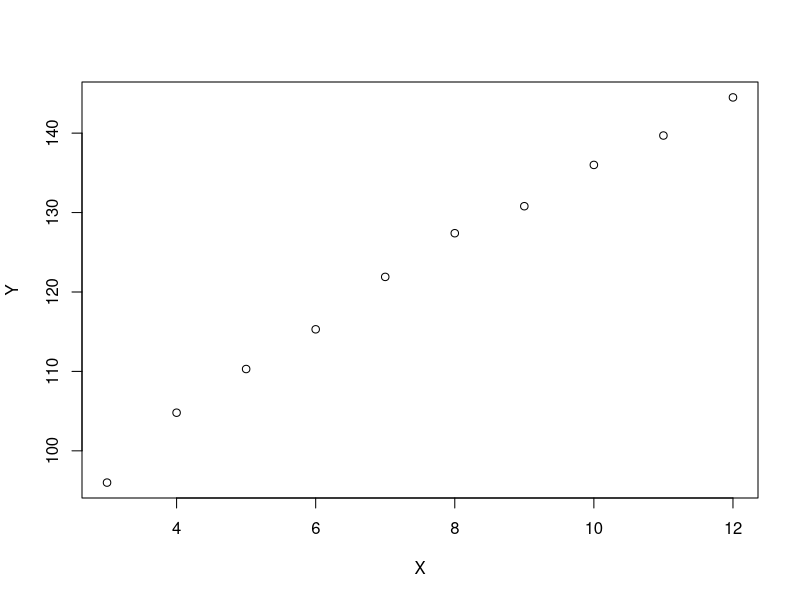
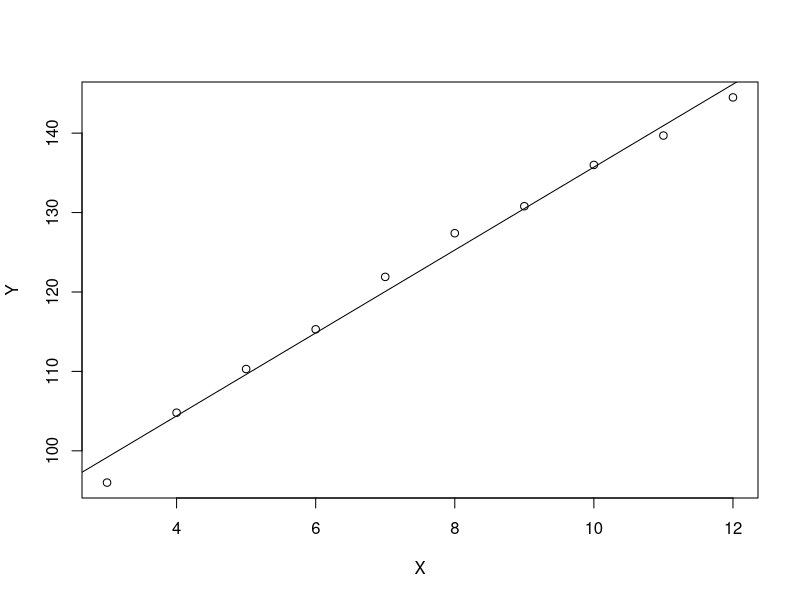
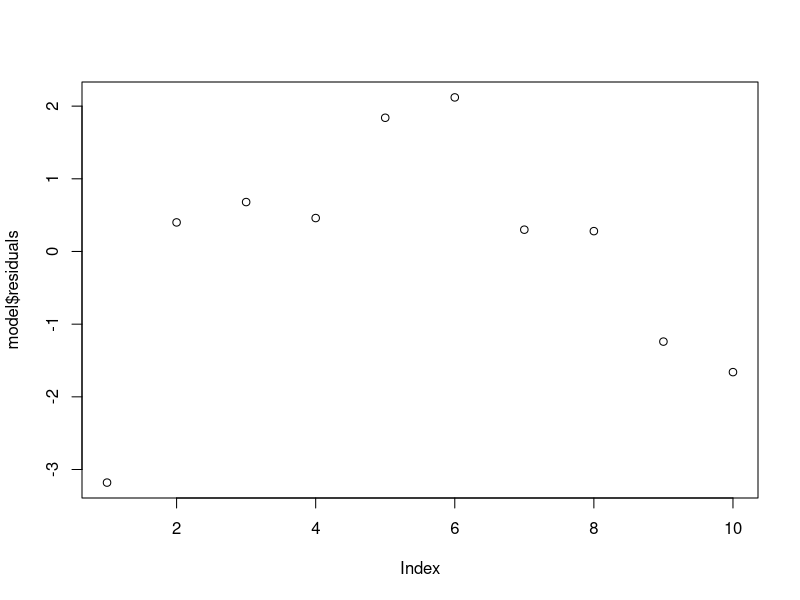

The R source for these figures, in order:
## ---- chunk 1
# Méthode 1 : saisie manuelle
age <- c(3, 4, 5, 6, 7, 8, 9, 10, 11, 12)
taille <- c(96, 104.8, 110.3, 115.3, 121.9, 127.4, 130.8, 136, 139.7, 144.5)
# Si l'on veut un dataframe : 
df <- data.frame(cbind(age, taille))

# Méthode 2 : chargement d'un csv
df <- read.csv("data/Exercice1.csv")

# Lorsque l'on dispose d'un dataframe, on peut accéder aux variables (1 variable
# par colonne) en suffixant le nom du dataframe avec un $. On n'est pas obligé
# de créer de nouvelles variables : c'est juste pour l'exemple !
age <- df$age
taille <- df$taille
## ---- chunk 2
# Je recommande l'usage de majuscules parce que nous manipulons ici des vecteurs
X <- df$age
Y <- df$taille

plot(X, Y)
## ---- chunk 3
model <- lm(Y ~ X)
plot(X, Y)
abline(model)
## ---- chunk 4
summary(model)
## ---- chunk 5
# Méthode 1 : version "je suis un statisticien"
a_hat_methode1 <- cov(X, Y) / var(X) 
# var est l'estimateur de la variance *sans biais*, on parle de correction
# de Bessel
b_hat_methode1 <- mean(Y) - a_hat_methode1 * mean(X)
# mean(Y) est y avec une barre

# Méthode 2: version "je me rends compte que je manipule des moyennes"
numerator <- mean((X - mean(X)) * (Y - mean(Y)))
# Ici, X - mean(X) signifie que pour toute valeur du vecteur X - et donc
# tout petit x, ou x indice i -, on va soustraire la valeur de la moyenne de X
denominator <- mean((X - mean(X)) ** 2)

a_hat_methode2 <- numerator / denominator
b_hat_methode2 <- mean(Y) - a_hat_methode2 * mean(X)

# Méthode 3: version "je suis un informaticien, j'aime les boucles"
# Cette version est de loin la plus explicite, mais je la déconseille en
# pratique.
n <- nrow(df) # Nombre d'individus statistiques, ou de mesures en l'occurrence

numerator <- 0
denominator <- 0
for (i in 1:n) {
  numerator <- numerator + (X[i] - mean(X)) * (Y[i] - mean(Y)) / n
  denominator <- denominator + ((X[i] - mean(X)) ** 2) / n
}
a_hat_methode3 <- numerator / denominator
b_hat_methode3 <- mean(Y) - a_hat_methode3 * mean(X)
## ---- chunk 6
model$residuals
## ---- chunk 7
Y_hat <- predict(model) # On demande la valeur des Y estimés selon notre modèle
Epsilon <- Y - Y_hat # On soustrait les valeurs estimées aux valeurs réelles
## ---- chunk 8
Epsilon
## ---- chunk 9
plot(model$residuals)
## ---- chunk 10
mean(model$residuals)
